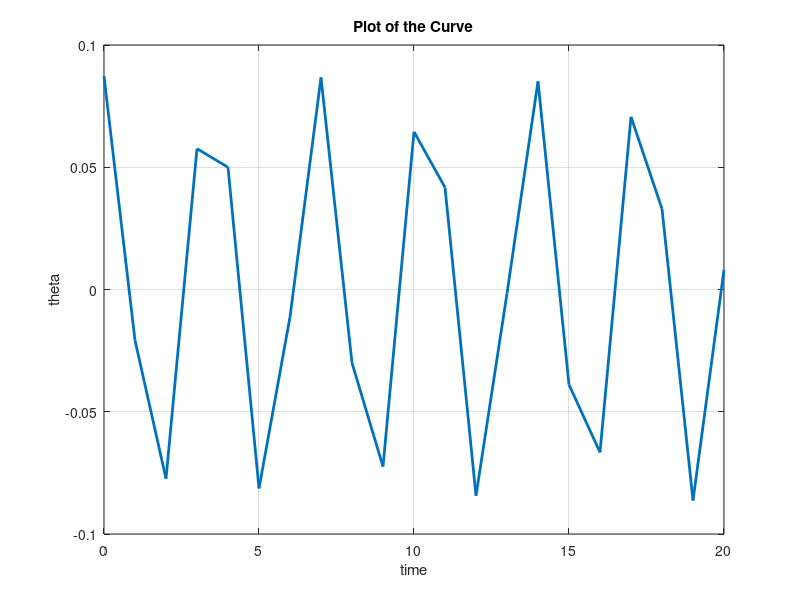

MATLAB code for this plot:
%%%%%%%%%%%%%%%%%%%%%% Question #1 %%%%%%%%%%%%%%%%%%%%%%
clc; clear; close all;

time = 0:20;
theta = (pi/36) * cos(2 * sqrt(5) * time);

plot(time, theta, 'LineWidth', 2);

xlabel('time');
ylabel('theta');
title('Plot of the Curve');
grid on;